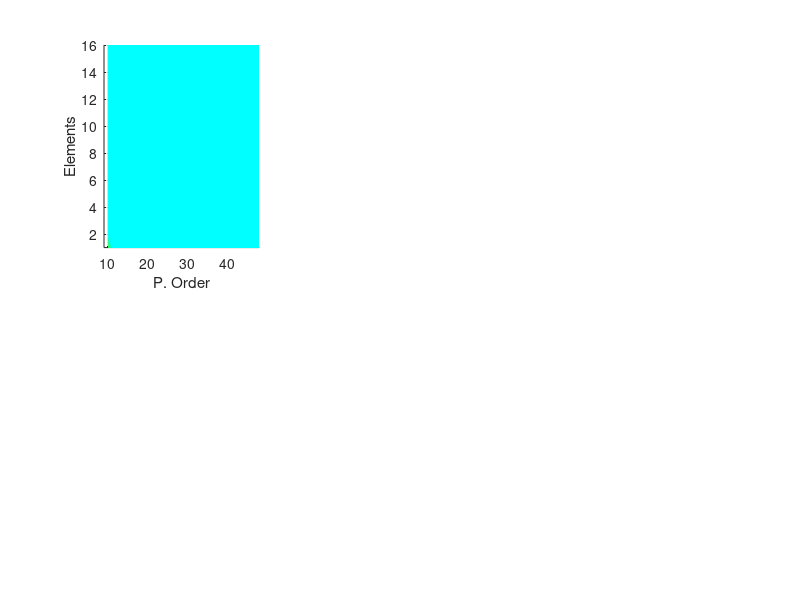

Here is the MATLAB script that generated this plot: (Note: this script raises an error after producing the figure.)
% loading results
% load('RES_ana.mat')
load('RES_ana_full.mat')

%variables
% Nes = 9:3:50;
Nes = 10:50;
% Kes = [1 2 3 4 7 10 13 16];
Kes = 1:16;
epsilons = [0.05 0.01 0.0050 0.001 0.0005 0.00025];

dt = 0.005;

%number of variables
nn = length(Nes);
nk = length(Kes);
ne = length(epsilons);

% N vs Elements vs MAE
ind = 1:ne:nn*nk*ne;

% i=1;
for i=0:(ne-1)

    NM = reshape(RES(ind+i,1),[nk nn]);
    KM = reshape(RES(ind+i,2),[nk nn]);
    
    %MER with sign
    EM = reshape(RES(ind+i,7),[nk nn]);
    EMsign = EM;
    EMsign(abs(EM)<=dt) = 0;
%     EMsign = 100*EMsign;
    
    %NORM inf
    ENIM = reshape(RES(ind+i,6),[nk nn]);
    ENIMlog = log(abs(ENIM));
    % EMlog = s*EMlog;

%     figure(i+1)
% 
%     subplot(1,2,1)
%     surf(NM,KM,EM)
%     xlabel('Nodes')
%     ylabel('Elements')
%     zlabel('MER')
%     axis([9 48 1 16 -0.5 0.1])
%     shading interp
% 
%     subplot(1,2,2)
%     surf(NM,KM,ENIMlog)
%     xlabel('Nodes')
%     ylabel('Elements')
%     zlabel('log - Error NormInf')
%     view(0,90)
%     axis([9 48 1 16 -8 1])
%     colorbar
%     caxis([-8 1])
% 
%     sgtitle(strcat('\nu = ',string(epsilons(i+1))))
    
    figure(10)
    
    subplot(2,3,i+1)
    surf(NM,KM,EM.*abs(EMsign))
    xlabel('P. Order')
    ylabel('Elements')
    zlabel('MER')
    view(0,90)
    axis([9 48 1 16 -0.5 0.5])
%     c=hot(10);
%     colormap(c);
%     colormap parula
%     colormap winter
    mycolors = [51/255 255/255 51/255;0/255 255/255 255/255; 0/255 0/255 255/255];
    colormap(mycolors);
    shading interp
    caxis([-0.03 0.03])
    title(strcat('\nu = ',string(epsilons(i+1))))

end











